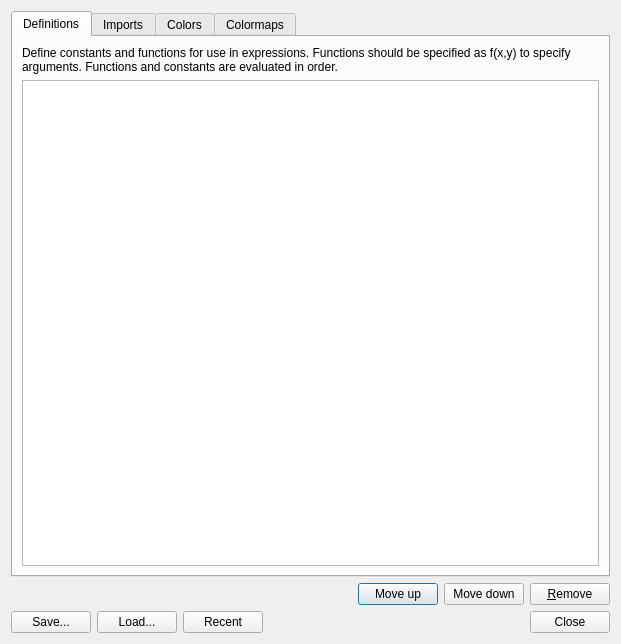
<?xml version="1.0" encoding="UTF-8"?>
<ui version="4.0">
 <class>CustomDialog</class>
 <widget class="QDialog" name="CustomDialog">
  <property name="geometry">
   <rect>
    <x>0</x>
    <y>0</y>
    <width>621</width>
    <height>644</height>
   </rect>
  </property>
  <property name="windowTitle">
   <string>Custom definitions</string>
  </property>
  <layout class="QVBoxLayout" name="verticalLayout_2">
   <item>
    <widget class="QTabWidget" name="viewsTab">
     <property name="currentIndex">
      <number>0</number>
     </property>
     <widget class="QWidget" name="tabDefn">
      <attribute name="title">
       <string>Definitions</string>
      </attribute>
      <layout class="QVBoxLayout" name="verticalLayout_3">
       <item>
        <widget class="QLabel" name="label_2">
         <property name="text">
          <string>Define constants and functions for use in expressions. Functions should be specified as f(x,y) to specify arguments. Functions and constants are evaluated in order.</string>
         </property>
         <property name="wordWrap">
          <bool>true</bool>
         </property>
        </widget>
       </item>
       <item>
        <widget class="QTableView" name="defnView">
         <property name="selectionMode">
          <enum>QAbstractItemView::SingleSelection</enum>
         </property>
         <property name="selectionBehavior">
          <enum>QAbstractItemView::SelectItems</enum>
         </property>
         <attribute name="horizontalHeaderStretchLastSection">
          <bool>true</bool>
         </attribute>
        </widget>
       </item>
      </layout>
     </widget>
     <widget class="QWidget" name="tabImport">
      <attribute name="title">
       <string>Imports</string>
      </attribute>
      <layout class="QVBoxLayout" name="verticalLayout">
       <item>
        <widget class="QLabel" name="label">
         <property name="text">
          <string>Add external Python functions and constants using an import. Enter a module name and list of symbols to import (comma-separated or &quot;*&quot; for all symbols).</string>
         </property>
         <property name="wordWrap">
          <bool>true</bool>
         </property>
        </widget>
       </item>
       <item>
        <widget class="QTableView" name="importView">
         <property name="selectionMode">
          <enum>QAbstractItemView::SingleSelection</enum>
         </property>
         <property name="selectionBehavior">
          <enum>QAbstractItemView::SelectItems</enum>
         </property>
         <attribute name="horizontalHeaderStretchLastSection">
          <bool>true</bool>
         </attribute>
        </widget>
       </item>
      </layout>
     </widget>
     <widget class="QWidget" name="tabColors">
      <attribute name="title">
       <string>Colors</string>
      </attribute>
      <layout class="QVBoxLayout" name="verticalLayout_4">
       <item>
        <widget class="QLabel" name="label_3">
         <property name="text">
          <string>Add user-defined colors. The definition of a color is an RGB value, e.g. #102030 or another color name.</string>
         </property>
         <property name="wordWrap">
          <bool>true</bool>
         </property>
        </widget>
       </item>
       <item>
        <widget class="QTableView" name="colorView">
         <property name="selectionMode">
          <enum>QAbstractItemView::SingleSelection</enum>
         </property>
         <property name="selectionBehavior">
          <enum>QAbstractItemView::SelectItems</enum>
         </property>
         <attribute name="horizontalHeaderStretchLastSection">
          <bool>true</bool>
         </attribute>
        </widget>
       </item>
      </layout>
     </widget>
     <widget class="QWidget" name="tabColormap">
      <attribute name="title">
       <string>Colormaps</string>
      </attribute>
      <layout class="QVBoxLayout" name="verticalLayout_5">
       <item>
        <widget class="QLabel" name="label_4">
         <property name="text">
          <string>Define colormaps as (C1, C2, ...) where CX is a color specified as (R,G,B) or (R,G,B,A), where R,G,B and A are integers between 0 and 255 (red, green, blue and alpha). Specify a stepped colormap using (-1,0,0,0) as the first entry.</string>
         </property>
         <property name="wordWrap">
          <bool>true</bool>
         </property>
        </widget>
       </item>
       <item>
        <widget class="QTableView" name="colormapView">
         <property name="selectionMode">
          <enum>QAbstractItemView::SingleSelection</enum>
         </property>
         <property name="selectionBehavior">
          <enum>QAbstractItemView::SelectItems</enum>
         </property>
         <attribute name="horizontalHeaderStretchLastSection">
          <bool>true</bool>
         </attribute>
        </widget>
       </item>
      </layout>
     </widget>
    </widget>
   </item>
   <item>
    <layout class="QHBoxLayout" name="horizontalLayout">
     <item>
      <spacer name="horizontalSpacer">
       <property name="orientation">
        <enum>Qt::Horizontal</enum>
       </property>
       <property name="sizeHint" stdset="0">
        <size>
         <width>40</width>
         <height>20</height>
        </size>
       </property>
      </spacer>
     </item>
     <item>
      <widget class="QPushButton" name="upButton">
       <property name="text">
        <string>Move up</string>
       </property>
      </widget>
     </item>
     <item>
      <widget class="QPushButton" name="downButton">
       <property name="text">
        <string>Move down</string>
       </property>
      </widget>
     </item>
     <item>
      <widget class="QPushButton" name="removeButton">
       <property name="text">
        <string>&amp;Remove</string>
       </property>
      </widget>
     </item>
    </layout>
   </item>
   <item>
    <layout class="QHBoxLayout" name="horizontalLayout_2">
     <item>
      <widget class="QPushButton" name="saveButton">
       <property name="toolTip">
        <string>Save definitions to a vsz script file</string>
       </property>
       <property name="text">
        <string>Save...</string>
       </property>
      </widget>
     </item>
     <item>
      <widget class="QPushButton" name="loadButton">
       <property name="toolTip">
        <string>Load definitions from a vsz script file</string>
       </property>
       <property name="text">
        <string>Load...</string>
       </property>
      </widget>
     </item>
     <item>
      <widget class="RecentFilesButton" name="recentButton">
       <property name="text">
        <string>Recent</string>
       </property>
       <property name="autoDefault">
        <bool>false</bool>
       </property>
      </widget>
     </item>
     <item>
      <spacer name="horizontalSpacer_2">
       <property name="orientation">
        <enum>Qt::Horizontal</enum>
       </property>
       <property name="sizeHint" stdset="0">
        <size>
         <width>40</width>
         <height>18</height>
        </size>
       </property>
      </spacer>
     </item>
     <item>
      <widget class="QDialogButtonBox" name="buttonBox_2">
       <property name="orientation">
        <enum>Qt::Horizontal</enum>
       </property>
       <property name="standardButtons">
        <set>QDialogButtonBox::Close</set>
       </property>
      </widget>
     </item>
    </layout>
   </item>
  </layout>
 </widget>
 <customwidgets>
  <customwidget>
   <class>RecentFilesButton</class>
   <extends>QPushButton</extends>
   <header>recentfilesbutton.h</header>
  </customwidget>
 </customwidgets>
 <resources/>
 <connections>
  <connection>
   <sender>buttonBox_2</sender>
   <signal>accepted()</signal>
   <receiver>CustomDialog</receiver>
   <slot>accept()</slot>
   <hints>
    <hint type="sourcelabel">
     <x>531</x>
     <y>620</y>
    </hint>
    <hint type="destinationlabel">
     <x>310</x>
     <y>321</y>
    </hint>
   </hints>
  </connection>
  <connection>
   <sender>buttonBox_2</sender>
   <signal>rejected()</signal>
   <receiver>CustomDialog</receiver>
   <slot>reject()</slot>
   <hints>
    <hint type="sourcelabel">
     <x>531</x>
     <y>620</y>
    </hint>
    <hint type="destinationlabel">
     <x>310</x>
     <y>321</y>
    </hint>
   </hints>
  </connection>
 </connections>
</ui>
